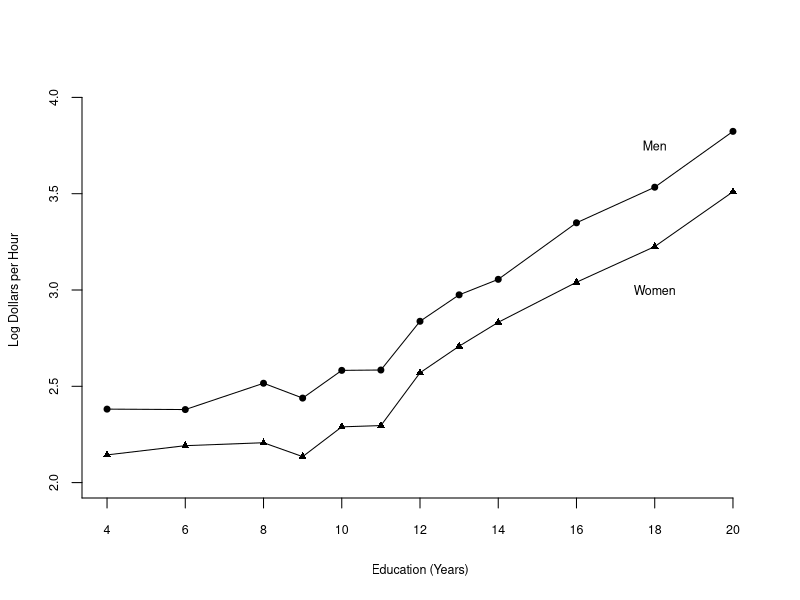
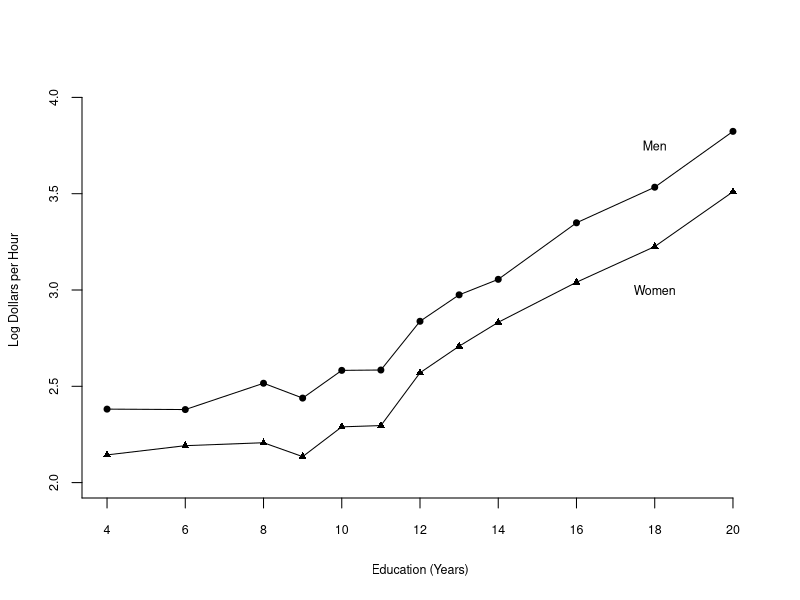

R code for these plots, in order:
#############################################
### This file generates Figure 2.3
### Mean Log Wage as a Function of Education
#############################################
### Uses data file cps09mar.txt
#########################################

dat <- read.table("cps09mar.txt")
lnwage <- as.matrix(log(dat[,5]/(dat[,6]*dat[,7])))
wm <- (dat[,11]==1)&(dat[,2]==0)
wf <- (dat[,11]==1)&(dat[,2]==1)

# take log hourly wage for each group
wm_lnwage <- lnwage[wm]
wf_lnwage <- lnwage[wf]
wm_edu <- dat[wm,4]
wf_edu <- dat[wf,4]

edu_dot <- c(4,6,8,9,10,11,12,13,14,16,18,20)

################################################
###  Conditional Mean  
################################################

wm_mean <- vector()
wf_mean <- vector()

for (i in 1:length(edu_dot)){
  wm_mean[i] <- mean(wm_lnwage[wm_edu == edu_dot[i]])
  wf_mean[i] <- mean(wf_lnwage[wf_edu == edu_dot[i]])
}

pdf("HANSEN2-3.pdf",family="Helvetica",colormodel='cmyk',width=4.5,height=4.5)
plot(edu_dot,wm_mean,type="p",cex=.8,pch=19,xlim=c(4,20),ylim=c(2,4),
     xlab="Education (Years)",ylab="Log Dollars per Hour",yaxt="n",xaxt="n",bty="n",cex.lab=.75)
axis(side=1,seq(2,20,2),cex.axis=.75)
axis(side=2,seq(1.5,4,.5),cex.axis=.75)
points(edu_dot,wf_mean,cex=.8, pch=17)
lines(edu_dot,wm_mean)
lines(edu_dot,wf_mean)
text(18,3,"Women",cex=.75)
text(18,3.75,"Men",cex=.75)
dev.off()

postscript("HANSEN2-3.eps",paper="special",width=4.5,height=4.5,horizontal=FALSE,onefile=FALSE,family="Helvetica",colormodel='cmyk')
plot(edu_dot,wm_mean,type="p",cex=.8,pch=19,xlim=c(4,20),ylim=c(2,4),
     xlab="Education (Years)",ylab="Log Dollars per Hour",yaxt="n",xaxt="n",bty="n",cex.lab=.75)
axis(side=1,seq(2,20,2),cex.axis=.75)
axis(side=2,seq(1.5,4,.5),cex.axis=.75)
points(edu_dot,wf_mean,cex=.8, pch=17)
lines(edu_dot,wm_mean)
lines(edu_dot,wf_mean)
text(18,3,"Women",cex=.75)
text(18,3.75,"Men",cex=.75)
dev.off()
